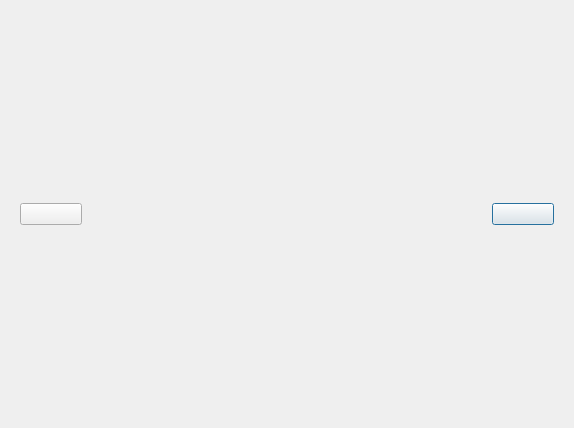
<?xml version="1.0" encoding="UTF-8"?>
<ui version="4.0">
 <class>picShow</class>
 <widget class="QDialog" name="picShow">
  <property name="geometry">
   <rect>
    <x>0</x>
    <y>0</y>
    <width>574</width>
    <height>428</height>
   </rect>
  </property>
  <property name="windowTitle">
   <string>Dialog</string>
  </property>
  <layout class="QHBoxLayout" name="horizontalLayout">
   <item>
    <layout class="QGridLayout" name="gridLayout">
     <item row="1" column="4">
      <widget class="QWidget" name="widget_2" native="true">
       <property name="minimumSize">
        <size>
         <width>80</width>
         <height>0</height>
        </size>
       </property>
       <property name="maximumSize">
        <size>
         <width>80</width>
         <height>16777215</height>
        </size>
       </property>
       <layout class="QVBoxLayout" name="verticalLayout_2">
        <item>
         <widget class="picButton" name="next">
          <property name="text">
           <string/>
          </property>
         </widget>
        </item>
       </layout>
      </widget>
     </item>
     <item row="1" column="0">
      <widget class="QWidget" name="widget" native="true">
       <property name="minimumSize">
        <size>
         <width>80</width>
         <height>0</height>
        </size>
       </property>
       <property name="maximumSize">
        <size>
         <width>80</width>
         <height>16777215</height>
        </size>
       </property>
       <layout class="QVBoxLayout" name="verticalLayout">
        <item>
         <widget class="picButton" name="previous">
          <property name="text">
           <string/>
          </property>
         </widget>
        </item>
       </layout>
      </widget>
     </item>
     <item row="1" column="2">
      <widget class="QLabel" name="label">
       <property name="text">
        <string/>
       </property>
      </widget>
     </item>
     <item row="1" column="3">
      <spacer name="horizontalSpacer_2">
       <property name="orientation">
        <enum>Qt::Horizontal</enum>
       </property>
       <property name="sizeHint" stdset="0">
        <size>
         <width>40</width>
         <height>20</height>
        </size>
       </property>
      </spacer>
     </item>
     <item row="1" column="1">
      <spacer name="horizontalSpacer">
       <property name="orientation">
        <enum>Qt::Horizontal</enum>
       </property>
       <property name="sizeHint" stdset="0">
        <size>
         <width>40</width>
         <height>20</height>
        </size>
       </property>
      </spacer>
     </item>
     <item row="0" column="2">
      <spacer name="verticalSpacer">
       <property name="orientation">
        <enum>Qt::Vertical</enum>
       </property>
       <property name="sizeHint" stdset="0">
        <size>
         <width>20</width>
         <height>40</height>
        </size>
       </property>
      </spacer>
     </item>
     <item row="2" column="2">
      <spacer name="verticalSpacer_2">
       <property name="orientation">
        <enum>Qt::Vertical</enum>
       </property>
       <property name="sizeHint" stdset="0">
        <size>
         <width>20</width>
         <height>40</height>
        </size>
       </property>
      </spacer>
     </item>
    </layout>
   </item>
  </layout>
 </widget>
 <customwidgets>
  <customwidget>
   <class>picButton</class>
   <extends>QPushButton</extends>
   <header>picbutton.h</header>
  </customwidget>
 </customwidgets>
 <resources/>
 <connections/>
</ui>
